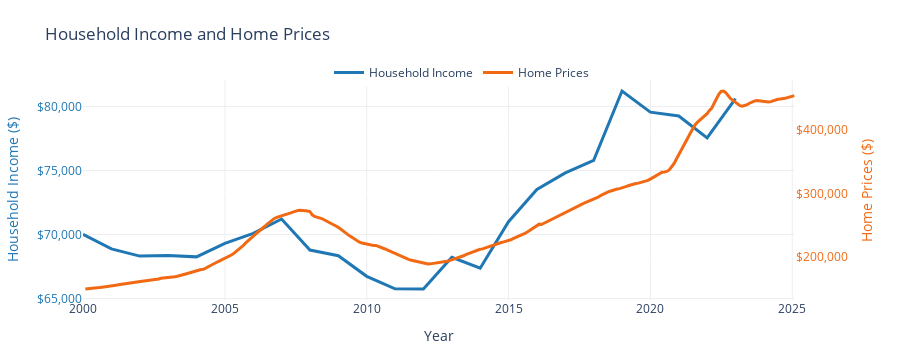

Notebook cell for this chart:
### Code cell
# Create figure with secondary y-axis
fig = make_subplots(specs=[[{"secondary_y": True}]])

# Add Household Income trace (left y-axis)
fig.add_trace(
    go.Scatter(
        x=current_income_data['date'],
        y=current_income_data['income'],
        name='Household Income',
        line=dict(color='#1f77b4', width=3)
    ),
    secondary_y=False
)

# Add Home Prices trace (right y-axis)
fig.add_trace(
    go.Scatter(
        x=home_value_data['date'],
        y=home_value_data['value'],
        name='Home Prices',
        line=dict(color='#f16913', width=3)
    ),
    secondary_y=True
)

# Update layout
fig.update_layout(
    title='Household Income and Home Prices',
    plot_bgcolor='white',
    paper_bgcolor='white',
    legend=dict(orientation='h', y=1.1, x=0.5, xanchor='center'),
    margin=dict(l=60, r=60, t=80, b=60),
    hovermode='x unified'
)

# Set y-axes titles
fig.update_yaxes(
    title_text='Household Income ($)',
    title_font=dict(color='#1f77b4'),
    tickfont=dict(color='#1f77b4'),
    tickformat='$,.0f',
    secondary_y=False,
    gridcolor='#EEEEEE'
)

fig.update_yaxes(
    title_text='Home Prices ($)',
    title_font=dict(color='#f16913'),
    tickfont=dict(color='#f16913'),
    tickformat='$,.0f',
    secondary_y=True
)

# Update x-axis
fig.update_xaxes(
    title_text='Year',
    showgrid=True,
    gridcolor='#EEEEEE'
)

# Show the plot
fig.show()

### Figure 1 — Plotly figure (JSON) as saved in the notebook; plotly's stock layout.template omitted (floating-point values rounded to 4 significant figures; data arrays with more than 128 entries replaced by an {"elided": "..."} marker saying what was removed)
{"data": [{"line": {"color": "#1f77b4", "width": 3}, "name": "Household Income", "type": "scatter", "x": ["2000-01-01T00:00:00", "2001-01-01T00:00:00", "2002-01-01T00:00:00", "2003-01-01T00:00:00", "2004-01-01T00:00:00", "2005-01-01T00:00:00", "2006-01-01T00:00:00", "2007-01-01T00:00:00", "2008-01-01T00:00:00", "2009-01-01T00:00:00", "2010-01-01T00:00:00", "2011-01-01T00:00:00", "2012-01-01T00:00:00", "2013-01-01T00:00:00", "2014-01-01T00:00:00", "2015-01-01T00:00:00", "2016-01-01T00:00:00", "2017-01-01T00:00:00", "2018-01-01T00:00:00", "2019-01-01T00:00:00", "2020-01-01T00:00:00", "2021-01-01T00:00:00", "2022-01-01T00:00:00", "2023-01-01T00:00:00"], "xaxis": "x", "y": [70020, 68870, 68310, 68350, 68250, 69310, 70080, 71210, 68780, 68340, 66730, 65750, 65740, 68220, 67360, 71000, 73520, 74810, 75790, 81210, 79560, 79260, 77540, 80610], "yaxis": "y"}, {"line": {"color": "#f16913", "width": 3}, "name": "Home Prices", "type": "scatter", "x": {"elided": "301 str values"}, "xaxis": "x", "y": {"elided": "301 float values"}, "yaxis": "y2"}], "layout": {"height": 360, "hovermode": "x unified", "legend": {"orientation": "h", "x": 0.5, "xanchor": "center", "y": 1.1}, "margin": {"b": 60, "l": 60, "r": 60, "t": 80}, "paper_bgcolor": "white", "plot_bgcolor": "white", "title": {"text": "Household Income and Home Prices"}, "xaxis": {"anchor": "y", "autorange": true, "domain": [0, 0.94], "gridcolor": "#EEEEEE", "range": ["2000-01-01", "2025-01-31"], "showgrid": true, "title": {"text": "Year"}, "type": "date"}, "yaxis": {"anchor": "x", "autorange": true, "domain": [0, 1], "gridcolor": "#EEEEEE", "range": [64880.0, 82070.0], "tickfont": {"color": "#1f77b4"}, "tickformat": "$,.0f", "title": {"font": {"color": "#1f77b4"}, "text": "Household Income ($)"}, "type": "linear"}, "yaxis2": {"anchor": "x", "autorange": true, "overlaying": "y", "range": [132600.0, 479000.0], "side": "right", "tickfont": {"color": "#f16913"}, "tickformat": "$,.0f", "title": {"font": {"color": "#f16913"}, "text": "Home Prices ($)"}, "type": "linear"}}}
